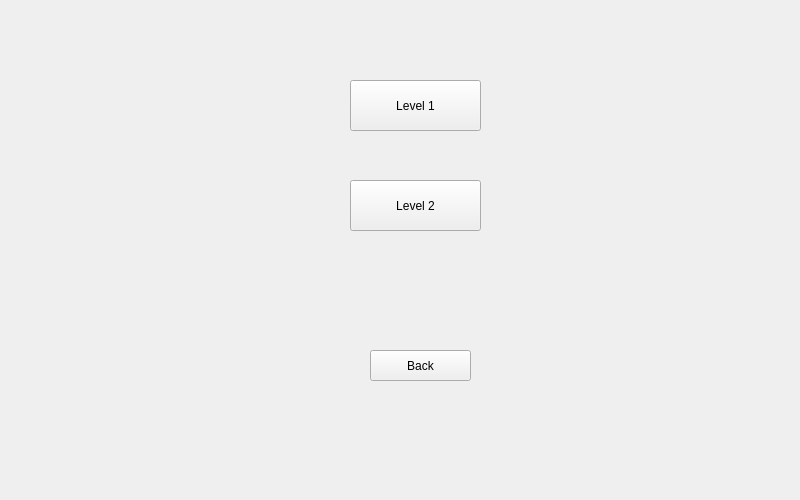
<?xml version="1.0" encoding="UTF-8"?>
<ui version="4.0">
 <class>ChoosingLevel</class>
 <widget class="QWidget" name="ChoosingLevel">
  <property name="geometry">
   <rect>
    <x>0</x>
    <y>0</y>
    <width>800</width>
    <height>500</height>
   </rect>
  </property>
  <property name="windowTitle">
   <string>Form</string>
  </property>
  <widget class="QPushButton" name="level1Button">
   <property name="geometry">
    <rect>
     <x>350</x>
     <y>80</y>
     <width>131</width>
     <height>51</height>
    </rect>
   </property>
   <property name="text">
    <string>Level 1</string>
   </property>
  </widget>
  <widget class="QPushButton" name="level2Button">
   <property name="geometry">
    <rect>
     <x>350</x>
     <y>180</y>
     <width>131</width>
     <height>51</height>
    </rect>
   </property>
   <property name="text">
    <string>Level 2</string>
   </property>
  </widget>
  <widget class="QPushButton" name="exitChoosingLevelButton">
   <property name="geometry">
    <rect>
     <x>370</x>
     <y>350</y>
     <width>101</width>
     <height>31</height>
    </rect>
   </property>
   <property name="text">
    <string>Back</string>
   </property>
  </widget>
 </widget>
 <resources/>
 <connections/>
</ui>
